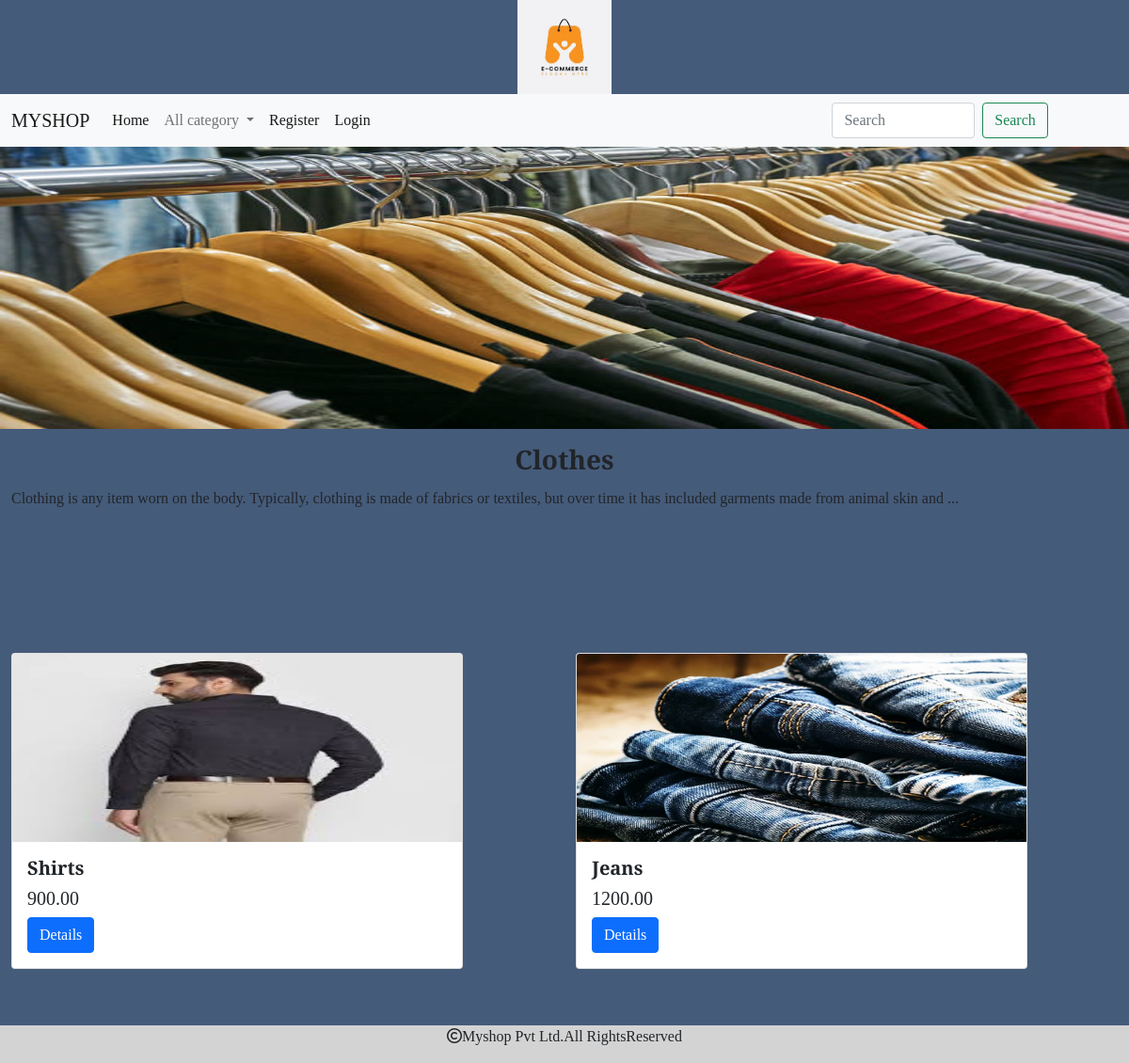
/allprod/Clothes, run on the app's committed database.
### shop/models.py (models this page shows, shortened)
class Category(models.Model):
    name=models.CharField(max_length=20)
    desc=models.TextField()
    image=models.ImageField(upload_to='category',null='True',blank='True')

class Product(models.Model):
    name = models.CharField(max_length=20)
    desc = models.TextField()
    image = models.ImageField(upload_to="product",null=True,blank=True)
    price = models.DecimalField(max_digits=10,decimal_places=2)
    category = models.ForeignKey(Category,on_delete=models.CASCADE)
    stock = models.IntegerField()
    available = models.BooleanField(default=0)
    created = models.DateTimeField(auto_now_add=True)
    updated = models.DateTimeField(auto_now=True)

### shop/views.py (the view)
# urls.py: path('allprod/<p>',views.allproducts,name="allprod"),
def allproducts(request,p):
    c=Category.objects.get(name=p)
    p=Product.objects.filter(category=c)
    return render(request,'product.html',{'c':c,'p':p})

### cart/context_processors.py (called while the page is built)
def total_count(request):
    item_count=0
    u=request.user
    try:
        cart=Cart.objects.filter(user=u)
        for i in cart:
            item_count+=i.quantity
    except:
        item_count=0
    return {'count':item_count}

### shop/context_processors.py (called while the page is built)
def menu_links(request):
    c=Category.objects.all()
    return {'links':c}

### templates/product.html (shortened to what this page needs)
{% extends 'base.html' %}
{% load static %}
{% block content %}
<div>
    <img src="{{c.image.url}}" height="300px" width="100%">
</div>
<div class="container-fluid mt-3" style="margin-bottom:100px;">
    <h3 class="text-center fw-bold">{{c.name}}</h3>
    <p style="text-align:justify;line-height:2;bg-color:blue;">{{c.desc}}</p>
</div>
<div class="container-fluid mt-5" style="margin-bottom:100px;">
  <div class="row">
<div class="container-fluid">
  <div class="row">
        {% for i in p %}
          <div class="col-sm-6 mt-5">
            <div class="card" style="width: 30rem;">
               <img src="{{i.image.url}}" class="card-img-top" height="200px" width="100%" alt="...">
                 <div class="card-body" >
                     <h5 class="card-title"><b>{{i.name}}</b></h5>
                      <h5 class="card-title">{{i.price}}</h5>
                   <a href="{% url 'shop:details' i.name %}" class="btn btn-primary" >Details</a>
                 </div>
               </div>
            </div>
       {% endfor %}
  </div>
</div>
{% endblock %}

### static/css/style.css (style rules this page uses)
body { background-color:#455b7a; font-family: 'IM Fell DW Pica SC', serif; font-family: 'Playfair Display', serif; font-family: 'Roboto', sans-serif; font-family: 'Zilla Slab', serif; font-weight:300; }

### data on the page
Category: image (picture), name "Clothes", desc "Clothing is any item worn on the body. Typically, clothing is made of fabrics or textiles, but over time it has included garments made from animal skin and ..."
Product: image (picture), name "Shirts", price "900.00"
Product: image (picture), name "Jeans", price "1200.00"
